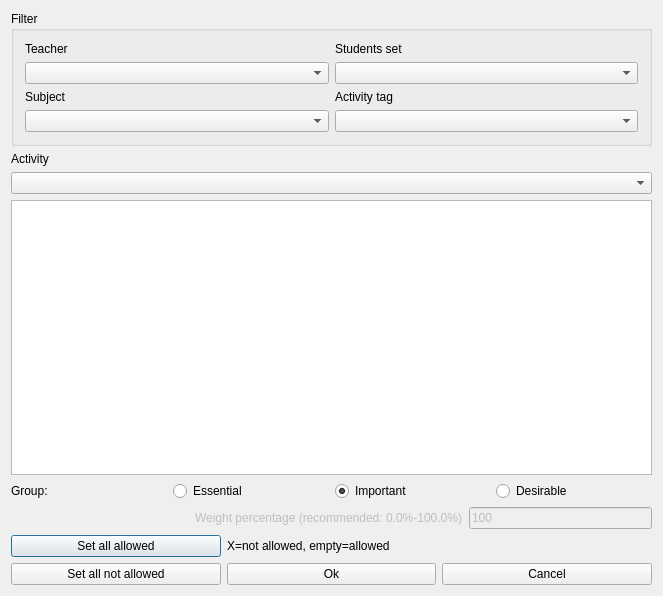
<?xml version="1.0" encoding="UTF-8"?>
<ui version="4.0">
 <class>ModifyConstraintActivityPreferredTimeSlotsForm_template</class>
 <widget class="QDialog" name="ModifyConstraintActivityPreferredTimeSlotsForm_template">
  <property name="geometry">
   <rect>
    <x>0</x>
    <y>0</y>
    <width>663</width>
    <height>596</height>
   </rect>
  </property>
  <property name="windowTitle">
   <string extracomment="This is the title of the dialog to modify a constraint of this type">Modify activity preferred time slots</string>
  </property>
  <layout class="QVBoxLayout" name="verticalLayout">
   <item>
    <widget class="QGroupBox" name="filterGroupBox">
     <property name="title">
      <string>Filter</string>
     </property>
     <layout class="QGridLayout" name="gridLayout">
      <item row="0" column="0">
       <widget class="QLabel" name="teachersTextLabel">
        <property name="text">
         <string>Teacher</string>
        </property>
        <property name="wordWrap">
         <bool>false</bool>
        </property>
       </widget>
      </item>
      <item row="0" column="1">
       <widget class="QLabel" name="studentsTextLabel">
        <property name="text">
         <string>Students set</string>
        </property>
        <property name="wordWrap">
         <bool>false</bool>
        </property>
       </widget>
      </item>
      <item row="1" column="0">
       <widget class="QComboBox" name="teachersComboBox"/>
      </item>
      <item row="1" column="1">
       <widget class="QComboBox" name="studentsComboBox"/>
      </item>
      <item row="2" column="0">
       <widget class="QLabel" name="subjectsTextLabel">
        <property name="text">
         <string>Subject</string>
        </property>
        <property name="wordWrap">
         <bool>false</bool>
        </property>
       </widget>
      </item>
      <item row="2" column="1">
       <widget class="QLabel" name="activityTagsTextLabel">
        <property name="text">
         <string>Activity tag</string>
        </property>
        <property name="wordWrap">
         <bool>false</bool>
        </property>
       </widget>
      </item>
      <item row="3" column="0">
       <widget class="QComboBox" name="subjectsComboBox"/>
      </item>
      <item row="3" column="1">
       <widget class="QComboBox" name="activityTagsComboBox"/>
      </item>
     </layout>
    </widget>
   </item>
   <item>
    <layout class="QVBoxLayout" name="activitiesBoxLayout">
     <item>
      <widget class="QLabel" name="activitiesTextLabel">
       <property name="text">
        <string>Activity</string>
       </property>
       <property name="wordWrap">
        <bool>false</bool>
       </property>
      </widget>
     </item>
     <item>
      <widget class="QComboBox" name="activitiesComboBox"/>
     </item>
    </layout>
   </item>
   <item>
    <widget class="QTableWidget" name="preferredTimesTable"/>
   </item>
   <item>
    <layout class="QHBoxLayout" name="horizontalLayout_4">
     <item>
      <widget class="QLabel" name="groupTextLabel">
       <property name="text">
        <string>Group:</string>
       </property>
      </widget>
     </item>
     <item>
      <widget class="QRadioButton" name="essentialRadioButton">
       <property name="text">
        <string>Essential</string>
       </property>
      </widget>
     </item>
     <item>
      <widget class="QRadioButton" name="importantRadioButton">
       <property name="text">
        <string>Important</string>
       </property>
       <property name="checked">
        <bool>true</bool>
       </property>
      </widget>
     </item>
     <item>
      <widget class="QRadioButton" name="desirableRadioButton">
       <property name="text">
        <string>Desirable</string>
       </property>
      </widget>
     </item>
    </layout>
   </item>
   <item>
    <layout class="QHBoxLayout" name="weightBoxLayout">
     <item>
      <spacer name="spacer3">
       <property name="orientation">
        <enum>Qt::Horizontal</enum>
       </property>
       <property name="sizeType">
        <enum>QSizePolicy::Expanding</enum>
       </property>
       <property name="sizeHint" stdset="0">
        <size>
         <width>101</width>
         <height>20</height>
        </size>
       </property>
      </spacer>
     </item>
     <item>
      <widget class="QLabel" name="weightTextLabel">
       <property name="enabled">
        <bool>false</bool>
       </property>
       <property name="frameShape">
        <enum>QFrame::NoFrame</enum>
       </property>
       <property name="frameShadow">
        <enum>QFrame::Plain</enum>
       </property>
       <property name="text">
        <string>Weight percentage (recommended: 0.0%-100.0%)</string>
       </property>
       <property name="wordWrap">
        <bool>false</bool>
       </property>
      </widget>
     </item>
     <item>
      <widget class="QLineEdit" name="weightLineEdit">
       <property name="enabled">
        <bool>false</bool>
       </property>
       <property name="text">
        <string notr="true">100</string>
       </property>
      </widget>
     </item>
    </layout>
   </item>
   <item>
    <layout class="QGridLayout" name="buttonsGridLayout">
     <item row="0" column="0">
      <widget class="QPushButton" name="setAllAllowedPushButton">
       <property name="text">
        <string comment="It refers to time slots">Set all allowed</string>
       </property>
      </widget>
     </item>
     <item row="0" column="1" colspan="2">
      <widget class="QLabel" name="label">
       <property name="text">
        <string extracomment="This is an explanation in a dialog for a constraint. It says that symbol X means that this slot is not allowed, and an empty cell means that the slot is allowed">X=not allowed, empty=allowed</string>
       </property>
      </widget>
     </item>
     <item row="1" column="0">
      <widget class="QPushButton" name="setAllNotAllowedPushButton">
       <property name="text">
        <string comment="It refers to time slots">Set all not allowed</string>
       </property>
      </widget>
     </item>
     <item row="1" column="1">
      <widget class="QPushButton" name="okPushButton">
       <property name="text">
        <string>Ok</string>
       </property>
      </widget>
     </item>
     <item row="1" column="2">
      <widget class="QPushButton" name="cancelPushButton">
       <property name="text">
        <string>Cancel</string>
       </property>
      </widget>
     </item>
    </layout>
   </item>
  </layout>
 </widget>
 <layoutdefault spacing="6" margin="11"/>
 <resources/>
 <connections/>
</ui>
